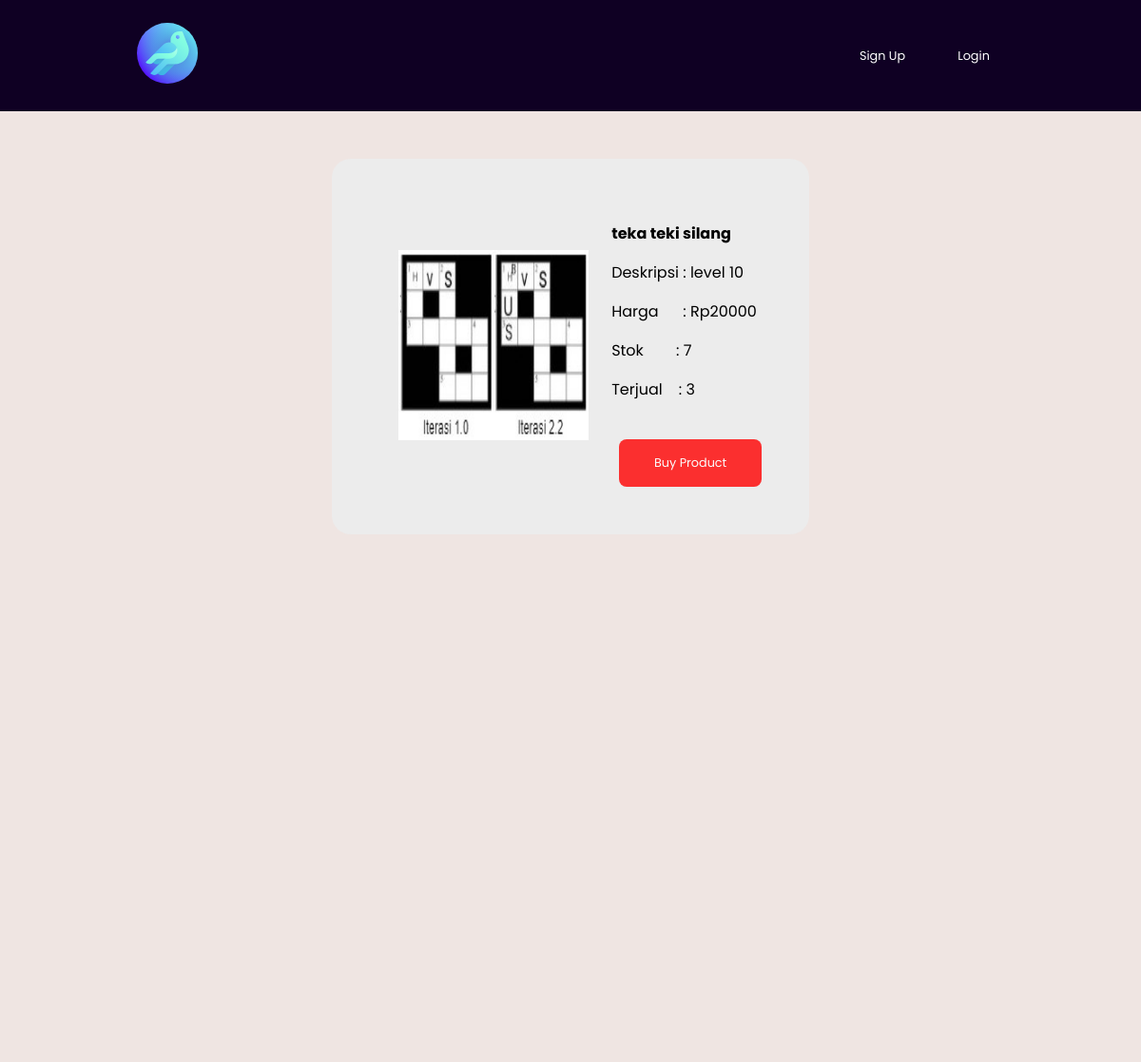
The page /product.php?id=teka teki silang on the database as committed earlier.
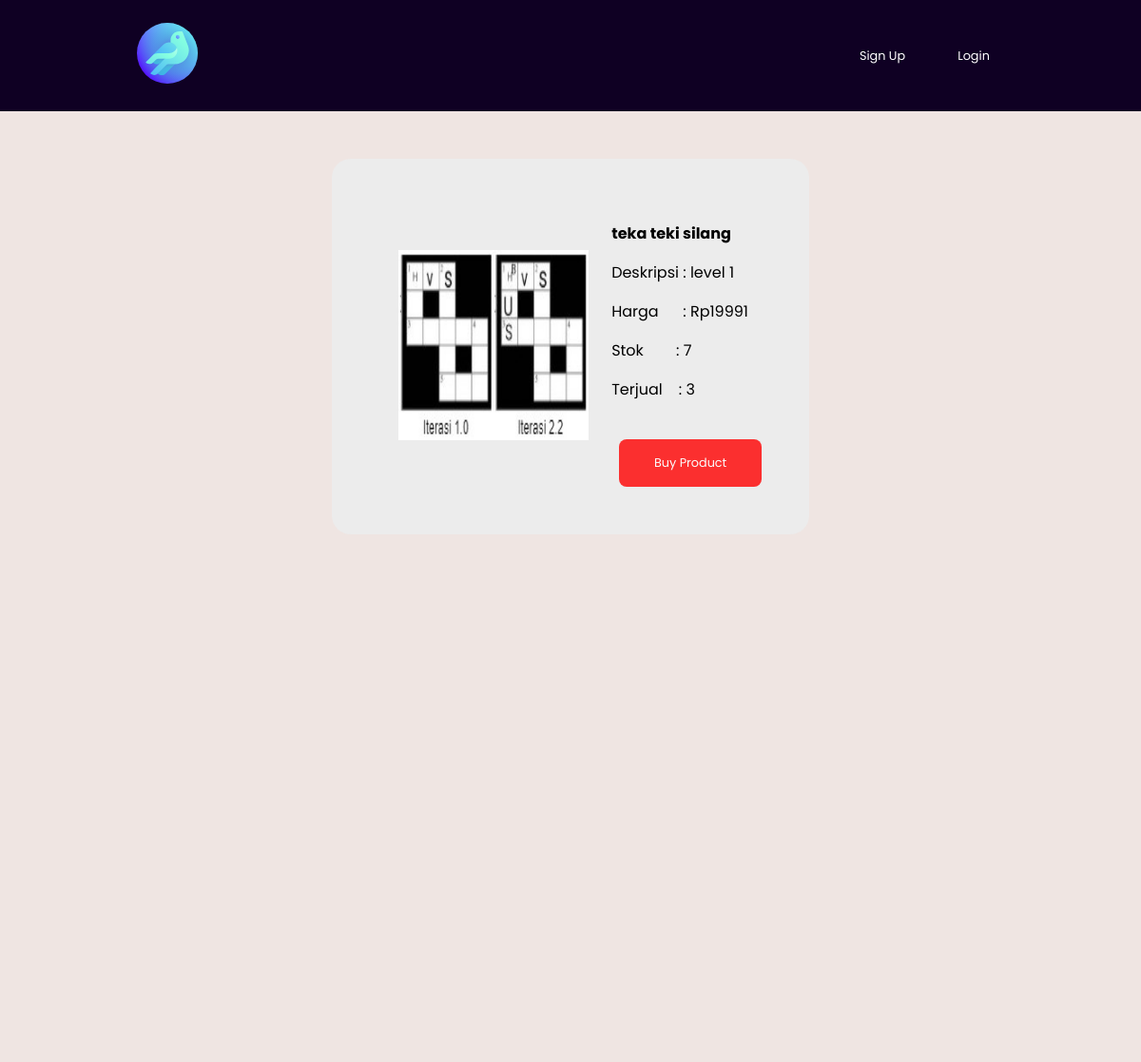
The same page on the database as committed later.
### tables this page shows
CREATE TABLE Produk(nama CHAR (50) PRIMARY KEY NOT NULL, deskripsi TEXT NOT NULL, harga INT NOT NULL, stok INT NOT NULL, gambar TEXT NOT NULL, nama_terjual CHAR (50) NOT NULL, CONSTRAINT fk_penjualan FOREIGN KEY (nama_terjual) REFERENCES Penjualan(nama) ON DELETE CASCADE);

CREATE TABLE Penjualan (nama CHAR(50) PRIMARY KEY NOT NULL, terjual INT NOT NULL);

### product.php (the view, shortened to what this page needs)
<?php
    require_once "db.php";
    if (isset($_GET['id'])) {
        $id = preg_replace('/%20/', ' ', $_GET['id']) ;
        $produk = $connection->query("SELECT * FROM Produk, Penjualan WHERE Produk.nama = Penjualan.nama AND
        Produk.nama='$id'");
        while($row=$produk->fetch(PDO::FETCH_ASSOC)){
            $product_name = $row["nama"];
            $price = $row["harga"];
            $description = $row["deskripsi"];
            $stock = $row["stok"];
            $image = $row["gambar"];
            $sold = $row['terjual'];
        }
    }
?>
<!DOCTYPE html>
    <head>
        <link href="css/product.css" rel="stylesheet" type="text/css">
    </head>
    <body>
        <?php
            require_once 'navbar.php';
        ?>
        <div class="container-detail-produk">
                <div class="layoutContentHal">
                <?php
                    if(isset($_POST['button'])){
                ?>
                    <div>Product Has Been Delete</div>
                <?php
                        $connection->query("DELETE FROM Produk WHERE nama = '$id'");
                        $connection->query("DELETE FROM Penjualan WHERE nama = '$id'");
                        unlink("img/uploads/$image");
                    }
                    else{
                ?>
                        <div class='contentHal'>
                            <img src="img/uploads/<?php echo $image;?>" id='gambar' width='200' height='200'>
                        </div>
                        <div class='contentHal' width='200' height='200'>
                            <p id='namaProduk'><strong><?php echo $product_name;?></strong></p>
                            <p id='deskripsi'>Deskripsi : <?php echo $description;?></p>
                            <p id='harga'>Harga &nbsp&nbsp&nbsp&nbsp&nbsp: <?php echo "Rp".$price;?></p>
                            <p id='stok'>Stok &nbsp&nbsp&nbsp&nbsp&nbsp&nbsp&nbsp: <?php echo $stock;?></p>
                            <p id='terjual'>Terjual &nbsp&nbsp&nbsp: <?php echo $sold;?></p>
                        <?php
                            $username = $_COOKIE['username'];
                            $is_admin = $connection->query("SELECT count(*) FROM member WHERE username = '$username' AND is_admin = 1")->fetchColumn();
                            if ($is_admin == 1){?>
                                <button class="open-button" onclick="openDelPopUp()">Delete Product</button>
                                <button class="open-button" onclick="openEditPopUp()">Edit Product</button>
                                <form action="productStock.php" method="post">
                                    <button type="submit" class="open-button" name="ubahStock">Change Stock</button>
                                </form>
                               <?php
                               $tes = $_SESSION['errorUpload'];
                               echo $tes;
                                if(isset($_SESSION['errorUpload'])){ echo "tes";?>
                                    <div><?php echo $_SESSION['errorUpload'];?></div>
                              <?php
                              }
                            }
                            else{
                                ?>
                                <form action="productStock.php" method="post">
                                    <button type="submit" class="open-button" name="beli">Buy Product</button>
                                </form>
                        <?php
                            }
                         ?>
                        </div>
                <?php
                    }
                ?>
            </div>
        </div>
    </body>
</html>

### navbar.php (shortened to what this page needs)
<?php
  require_once "db.php";
?>
<!DOCTYPE html>
<html lang="en">
  <head>
    <link rel="stylesheet" href="css/navbar.css" />
  </head>
  <body>
    <div class="navbar">
      <div>
        <a href="index.php"><img src="img/logo.svg"/></a>
      </div>
      <div class="search">
        <?php
          if (isset($_COOKIE["username"])) {
            $username = $_COOKIE['username'];
            $is_admin = $connection->query("SELECT count(*) FROM member WHERE username = '$username' AND is_admin = 1")->fetchColumn();
            if ($is_admin == 1) {
              ?>
              <p>Admin</p>
              <?php
            } else {
              ?>
                <a><?php echo $username; ?></a>
              <?php
            }
            ?>
              <form method="POST" action="">
                    <button class="register" type="submit" name="logout">Logout</button>
              </form>
              <form method="POST" action="index.php">
                  <input type="text" name="product" placeholder="Cari Varian" id="keyword" />
                  <button class="register" type="submit" name="search">Cari</button>
              </form>
            <?php
          } else {
          ?>
            <a class="register" href="pages/register.php">Sign Up</a>
            <a class="register" href="pages/login.php">Login</a>
          <?php } ?>
      </div>
    </div>
  </body>
</html>

### css/product.css (style rules this page uses)
a { color: white; text-decoration: none; }
.container-detail-produk { width: 100%; height: 1000px; display: grid; align-content: start; background-color: #EFE5E2; }
.layoutContentHal { margin: auto; margin-top: 50px; padding: 50px; text-align: center; background-color:#ECECEC; border-radius: 20px; max-width: fit-content; }
.contentHal { display: inline-block; padding-left: 20px; vertical-align: middle; text-align: left; font-family: "Comic Sans MS"; }
.open-button { margin-top: 1.5rem; margin-left: 0.5rem; background-color: red; color: white; padding: 16px 20px; border: none; cursor: pointer; opacity: 0.8; width: 150px; }

### css/navbar.css (style rules this page uses)
* { box-sizing: border-box; font-family: "Poppins", sans-serif; }
body { padding: 0; margin: 0; }
.navbar { display: flex; flex-direction: row; justify-content: space-between; align-items: center; width: 100%; background-color: #0f0023; padding: 1rem 8rem; }
.navbar img { width: 4rem; height: 4rem; }
.navbar a, button { text-decoration: none; display: inline-block; width: 6rem; text-align: center; padding: 0.5rem 0; border-radius: 0.5rem; vertical-align: middle; color: white; font-size: 0.8rem; }
button { border: none; background-color: #0F0023; }
.search { display: flex; flex-direction: row; justify-content: center; align-items: center; }

Rows that differ between the two databases and show on the page:
changed produk "teka teki silang": deskripsi "level 10" → "level 1"; harga "20000" → "19991"
